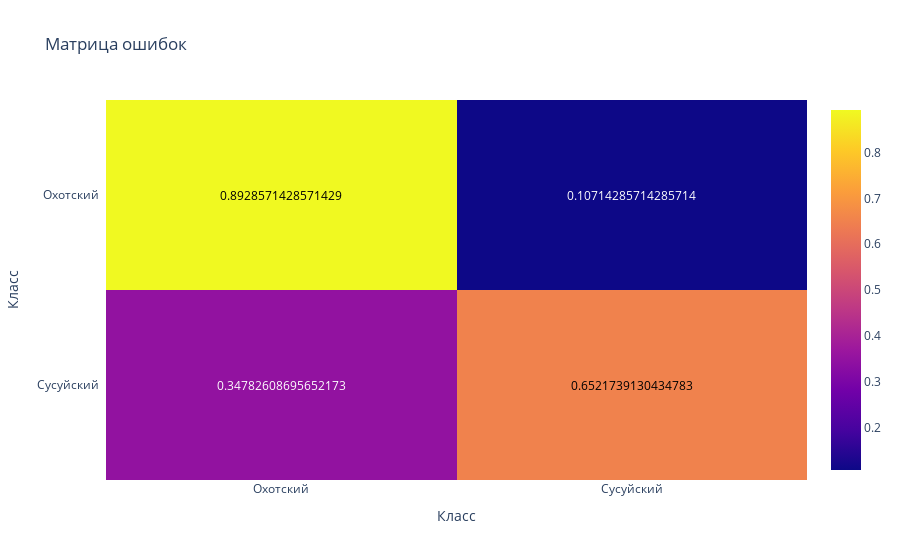

This figure's notebook cell:
### Code cell
type_model.fit(X, type['Тип'])
Image(report_model(type_model, X, type['Тип']))

### Figure 1 — Plotly figure (JSON) as saved in the notebook; plotly's stock layout.template omitted (floating-point values rounded to 4 significant figures)
{"data": [{"colorscale": [[0.0, "#0d0887"], [0.1111, "#46039f"], [0.2222, "#7201a8"], [0.3333, "#9c179e"], [0.4444, "#bd3786"], [0.5556, "#d8576b"], [0.6667, "#ed7953"], [0.7778, "#fb9f3a"], [0.8889, "#fdca26"], [1.0, "#f0f921"]], "reversescale": false, "showscale": true, "type": "heatmap", "x": ["Охотский", "Сусуйский"], "y": ["Охотский", "Сусуйский"], "z": [[0.8929, 0.1071], [0.3478, 0.6522]]}], "layout": {"annotations": [{"font": {"color": "#000000"}, "showarrow": false, "text": "0.8928571428571429", "x": "Охотский", "xref": "x", "y": "Охотский", "yref": "y"}, {"font": {"color": "#FFFFFF"}, "showarrow": false, "text": "0.10714285714285714", "x": "Сусуйский", "xref": "x", "y": "Охотский", "yref": "y"}, {"font": {"color": "#FFFFFF"}, "showarrow": false, "text": "0.34782608695652173", "x": "Охотский", "xref": "x", "y": "Сусуйский", "yref": "y"}, {"font": {"color": "#000000"}, "showarrow": false, "text": "0.6521739130434783", "x": "Сусуйский", "xref": "x", "y": "Сусуйский", "yref": "y"}], "title": {"text": "Матрица ошибок"}, "xaxis": {"dtick": 1, "gridcolor": "rgb(0, 0, 0)", "side": "bottom", "ticks": "", "title": {"text": "Класс"}}, "yaxis": {"autorange": "reversed", "dtick": 1, "ticks": "", "ticksuffix": "  ", "title": {"text": "Класс"}}}}
